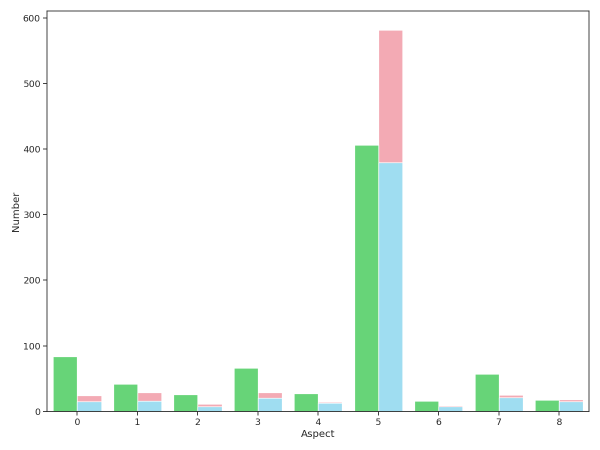
#> input picture HDAE/HDAE/Results/VACUUMS/plot_fig1.png, 1200 x 900 px (shown at 1/2 size)
$ jupyter execute run_vc.ipynb   (shell and % lines are left out)
#> lines starting #> are read from the running program, lines starting #| are printed output that depends on the picture
### HDAE/HDAE/config.py
def get_hparams(dataset):
    print('dataset = ', dataset)
    if dataset == "REST_EN":
        hparams = {
            "SEEDS": "restaurant.english",
            "st_num_aspect": 12,
            "general_asp": 0,
            "aspects": 30,
            "lr": 0.005,
            "dis_mu": 2,
            "hyper_beta": 0.02,
            "gb_temp": 1e-08,
            "w2v_ratio": 0.08,
            "mt_ratio": 100,
            "dis_1": 15.0,
            "dis_2": 20.0,
            "dis_3": 50.0,
            "aspect_tsne_bt": 20
        }
    elif dataset == "REST_SP":
        hparams = {
            "SEEDS": "restaurant.spanish",
            "st_num_aspect": 12,
            "general_asp": 0,
            "aspects": 30,

            "lr": 0.005,
            "dis_mu": 2,
            "hyper_beta": 0.02,
            "gb_temp": 1e-08,
            "w2v_ratio": 0.08,
            "mt_ratio": 100,
            "dis_1": 15.0,
            "dis_2": 20.0,
            "dis_3": 50.0,
            "aspect_tsne_bt": 20
        }
    elif dataset == "REST_FR":
        hparams = {
            "SEEDS": "restaurant.french",
            "st_num_aspect": 12,
            "general_asp": 0,
            "aspects": 30,
            "lr": 0.005,
            "dis_mu": 2,
            "hyper_beta": 0.02,
            "gb_temp": 1e-08,
            "w2v_ratio": 0.08,
            "mt_ratio": 100,
            "dis_1": 15.0,
            "dis_2": 20.0,
            "dis_3": 50.0,
            "aspect_tsne_bt": 20
        }
    elif dataset == "REST_RU":
        hparams = {
            "SEEDS": "restaurant.russian",
            "st_num_aspect": 12,
            "general_asp": 0,
            "aspects": 30,

            "lr": 0.005,
            "dis_mu": 2,
            "hyper_beta": 0.02,
            "gb_temp": 1e-08,
            "w2v_ratio": 0.08,
            "mt_ratio": 100,
            "dis_1": 15.0,
            "dis_2": 20.0,
            "dis_3": 50.0,
            "aspect_tsne_bt": 20
        }
    elif dataset == "REST_DU":
        hparams = {
            "SEEDS": "restaurant.dutch",
            "st_num_aspect": 12,
            "general_asp": 0,
            "aspects": 30,

            "lr": 0.005,
            "dis_mu": 2,
            "hyper_beta": 0.02,
            "gb_temp": 1e-08,
            "w2v_ratio": 0.08,
            "mt_ratio": 100,
            "dis_1": 15.0,
            "dis_2": 20.0,
            "dis_3": 50.0,
            "aspect_tsne_bt": 20
        }
    elif dataset == "REST_TU":
        hparams = {
            "SEEDS": "restaurant.turkish",
            "st_num_aspect": 12,
            "general_asp": 0,
            "aspects": 30,

            "lr": 0.005,
            "dis_mu": 2,
            "hyper_beta": 0.02,
            "gb_temp": 1e-08,
            "w2v_ratio": 0.08,
            "mt_ratio": 0.12,
            "dis_1": 15.0,
            "dis_2": 20.0,
            "dis_3": 50.0,
            "aspect_tsne_bt": 20
        }
    elif dataset == "BOOTS":
        hparams = {
            "SEEDS": "boots",
            "st_num_aspect": 9,
            "general_asp": 5,
            "aspects": 30,

            "lr": 0.00000035,
            "dis_mu": 4,
            "hyper_beta": 0.02,
            "gb_temp": 1e-04,
            "w2v_ratio": 0.1,
            "mt_ratio": 5,
            "dis_1": 16.0,
            "dis_2": 16.0,
            "dis_3": 8.0,
            "aspect_tsne_bt": 20
        }
    elif dataset == "BAGS_AND_CASES":
        hparams = {
            "SEEDS": "bags_and_cases",
            "st_num_aspect": 9,
            "general_asp": 4,
            "aspects": 30,

            "lr": 0.00000035,
            "dis_mu": 4,
            "hyper_beta": 0.02,
            "gb_temp": 1e-03,
            "w2v_ratio": 0.1,
            "mt_ratio": 5,
            "dis_1": 2.0,
            "dis_2": 168.0,
            "dis_3": 168.0,
            "aspect_tsne_bt": 20
        }
    elif dataset == "TV":
        hparams = {
            "SEEDS": "tv",
            "st_num_aspect": 9,
            "general_asp": 5,
            "aspects": 30,

            "lr": 0.00000035,
            "dis_mu": 4,
            "hyper_beta": 0.02,
            "gb_temp": 1e-05,
            "w2v_ratio": 0.1,
            "mt_ratio": 1000,
            "dis_1": 16.0,
            "dis_2": 40.0,
            "dis_3": 64.0,
            "aspect_tsne_bt": 20
        }
    elif dataset == "KEYBOARDS":
        hparams = {
            "SEEDS": "keyboards",
            "st_num_aspect": 9,
            "general_asp": 7,
            "aspects": 30,

            "lr": 0.00000015,
            "dis_mu": 4,
            "hyper_beta": 0.02,
            "gb_temp": 1e-05,
            "w2v_ratio": 0.1,
            "mt_ratio": 3000,
            "dis_1": 128.0,
            "dis_2": 32.0,
            "dis_3": 64.0,
            "aspect_tsne_bt": 20
        }
    elif dataset == "VACUUMS":
        hparams = {
            "SEEDS": "vacuums",
            "st_num_aspect": 9,
            "general_asp": 5,
            "aspects": 30,
            "lr": 0.00000015,
            "dis_mu": 4,
            "hyper_beta": 0.02,
            "gb_temp": 1e-06,
            "w2v_ratio": 0.1,
            "mt_ratio": 4000,
            "dis_1": 128.0,
            "dis_2": 4.0,
            "dis_3": 64.0,
            "aspect_tsne_bt": 20
        }
    elif dataset == "BLUETOOTH":
        hparams = {
            "SEEDS": "bluetooth",
            "st_num_aspect": 9,
            "general_asp": 6,
            "aspects": 30,
            "lr": 0.00000035,
            "dis_mu": 4,
            "hyper_beta": 0.02,
            "gb_temp": 1e-02,
            "w2v_ratio": 0.1,
            "mt_ratio": 2,
            "dis_1": 16.0,
            "dis_2": 168.0,
            "dis_3": 16.0,
            "aspect_tsne_bt": 20
        }
    else:
        raise NameError(f"\'{dataset}\' is not a valid dataset.")

    return hparams

### HDAE/HDAE/run_vc.ipynb
# Running HDAE for OPOSUM and Restaurant Review Dataset

After running the following code, all the information of evaluation for each epoch will be store in `Results` folder, including `F1 score`, `bar plot`, and `TSNE plot` shown in our paper.

[cell 1]
""" Global Setting """
import os
from config import get_hparams

os.environ["CUDA_VISIBLE_DEVICES"]="3"

from config import get_hparams

# BOOTS, BAGS_AND_CASES, TV, KEYBOARDS, VACUUMS, BLUETOOTH
# "REST_" + "EN" | "SP" | "FR" | "RU" | "DU" | "TU"
DATASET = "VACUUMS"
locals().update(get_hparams(DATASET))

sumout = f"./Results/{DATASET}/"
aspect_seeds = f"./data/seedwords/{SEEDS}.{aspects}-weights.txt"
aspect_init_file = f"./data/seedwords/{SEEDS}.{aspects}.txt"
train_type = "rec_mt_neva_tsne"
student_type = "hyper_rec_dis_10_gbl_tsne"

command = f"python3 ./main.py --sumout {sumout} \
                              --aspect_seeds {aspect_seeds} \
                              --aspect_init_file {aspect_init_file} \
                              --general_asp {general_asp} \
                              --dataset {DATASET} \
                              --train_type {train_type} --student_type {student_type} \
                              --lr {lr} \
                              --dis_mu {dis_mu} \
                              --hyper_beta {hyper_beta} \
                              --gb_temp {gb_temp} \
                              --w2v_ratio {w2v_ratio} \
                              --st_num_aspect {st_num_aspect} \
                              --mt_ratio {mt_ratio} \
                              --dis_1 {dis_1} --dis_2 {dis_2} --dis_3 {dis_3} \
                              --aspect_tsne_bt {aspect_tsne_bt}"

[cell 2]
""" Running HDAE """
print("Running Command:")
print(' '.join(command.split()))

[cell 3]
""" Show Results """
from PIL import Image

best_epoch = 1 # manually select

display(Image.open(f"{sumout}plot_fig{best_epoch}.png").resize((800, 600)))
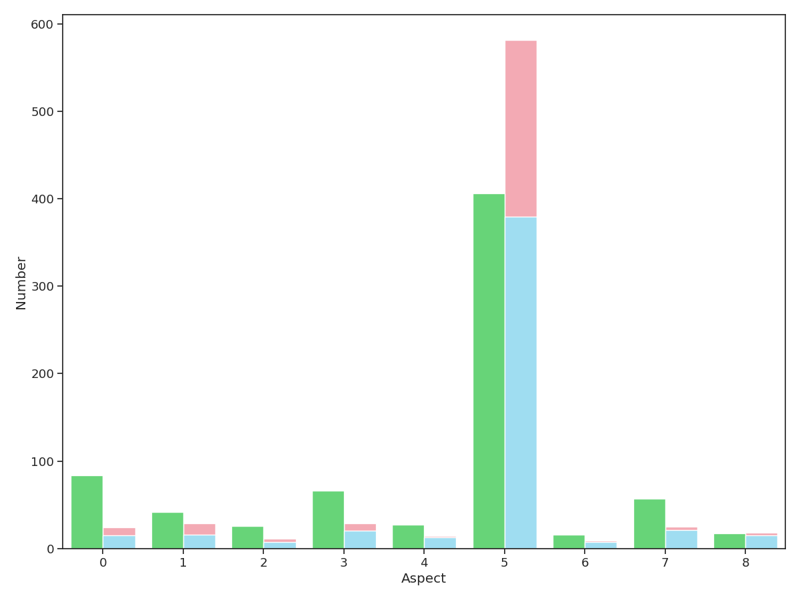
#> shown: PIL image 800x600 RGBA; mean R, G, B, A 244.1, 249.3, 246.2, 255
display(Image.open(f"{sumout}TSNE_type_fig{best_epoch}.png").resize((800, 600)))
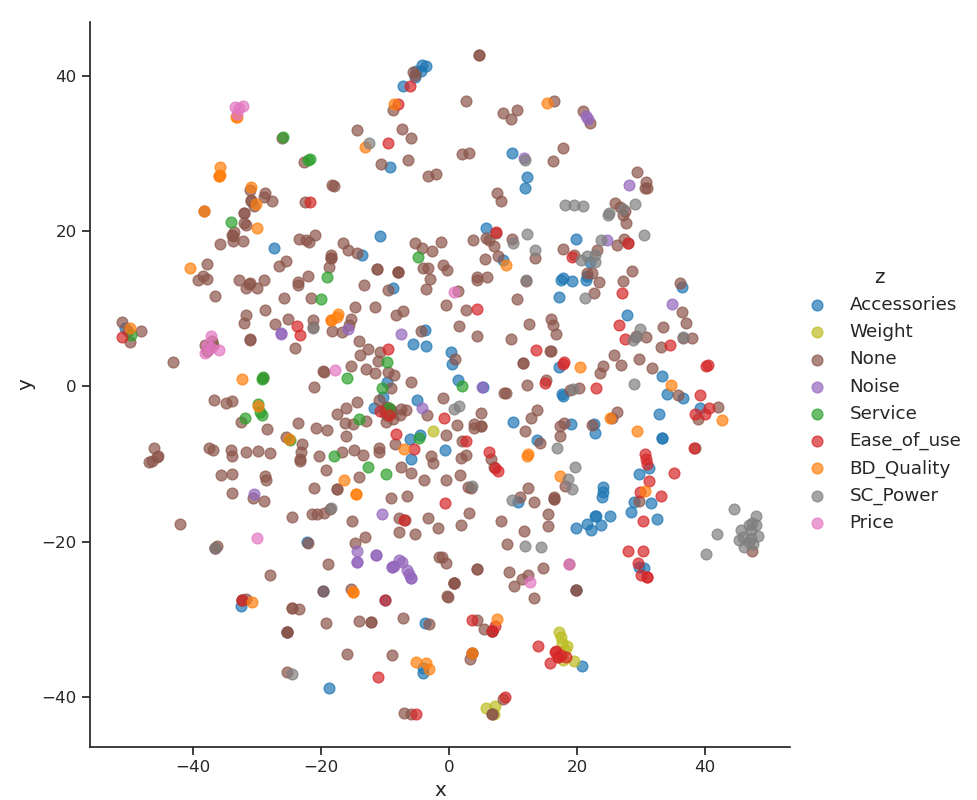
#> input picture HDAE/HDAE/Results/VACUUMS/TSNE_type_fig1.png, 977 x 800 px
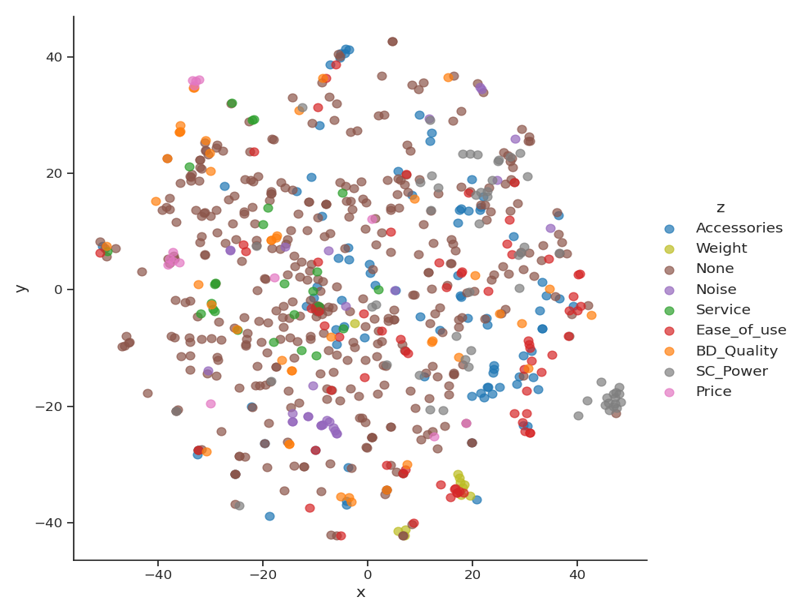
#> shown: PIL image 800x600 RGBA; mean R, G, B, A 245.9, 243, 242.5, 255
